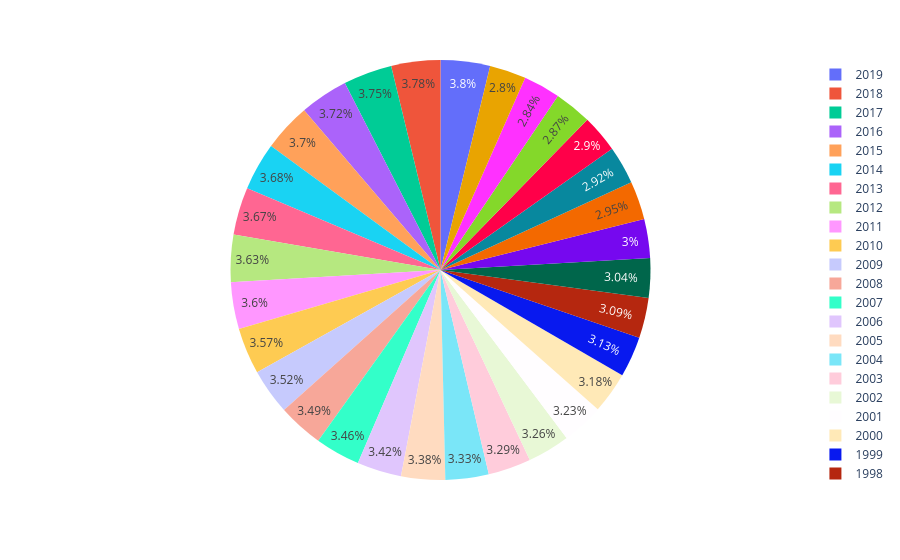

Notebook code cell kept with this figure:
### Code cell
Pie = px.pie(data, values="Mental-Fitness", names='Year')
Pie.show()

### Figure 1 — Plotly figure (JSON) as saved in the notebook; plotly's stock layout.template omitted (floating-point values rounded to 4 significant figures; data arrays with more than 128 entries replaced by an {"elided": "..."} marker saying what was removed)
{"data": [{"domain": {"x": [0, 1], "y": [0, 1]}, "hovertemplate": "Year=%{label}<br>Mental-Fitness=%{value}<extra></extra>", "labels": {"elided": "6840 int values"}, "legendgroup": "", "name": "", "showlegend": true, "type": "pie", "values": {"elided": "6840 float values"}}], "layout": {"legend": {"tracegroupgap": 0}, "margin": {"t": 60}}}
